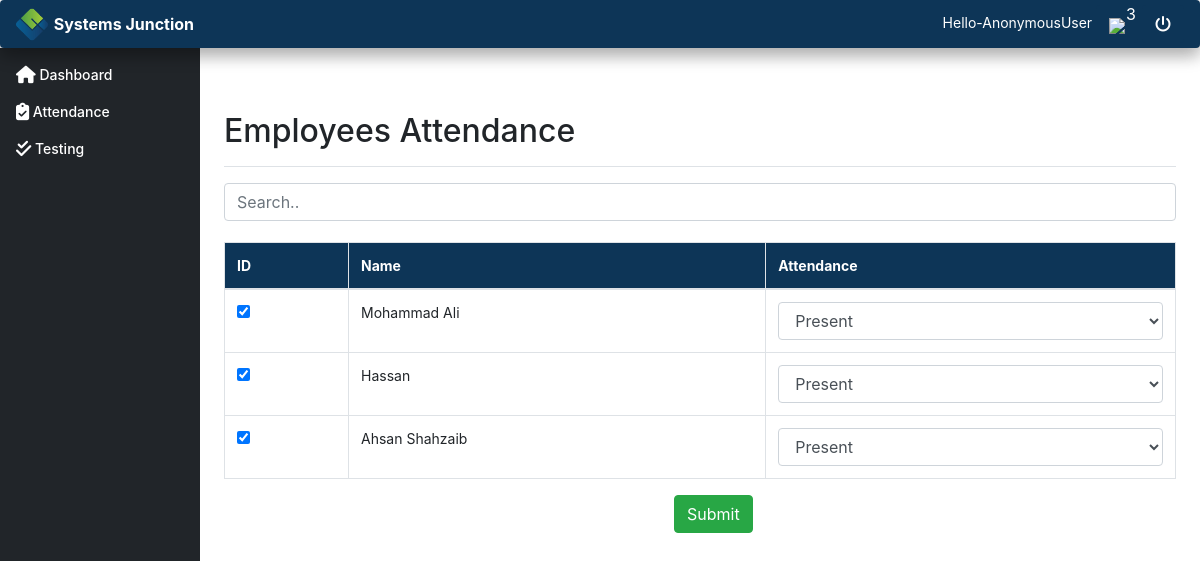
Page /attendance/attendanceview on the committed database.
### employee/models.py (models this page shows, shortened)
class Employee(models.Model):
    boolChoice = (
        ("Male", "Male"), ("Female", "Female"))
    name = models.CharField(max_length=50)
    fname = models.TextField(max_length=50)
    CNIC = models.IntegerField(max_length=11)
    age = models.IntegerField(max_length=5)
    joiningdate = models.DateTimeField(max_length=20, blank=True, default=None)
    gender = models.CharField(max_length=10, choices=boolChoice)
    profile_pic = models.ImageField(default='place.png')
    salary = models.IntegerField(default=None)
    education = models.ManyToManyField(EmployeeEducation, default=None)
    experience = models.ManyToManyField(EmployeeExperience, default=None)
    skills = models.ManyToManyField(EmployeeSkills, default=None)

### attendance/views.py (the view, shortened to what this page needs)
# urls.py: path('attendanceview', views.attendanceview, name='attendanceview'),
def attendanceview(request):
    employee = Employee.objects.all()
    employeeList = request.POST.getlist('employeeList[]')
    prob = getProbations()
    count = prob.count()
    return render(request, 'attendance/attendance_view.html', {'employee': employee, "prob": prob, 'count': count})

### dashboard/views.py (called while the page is built)
def getProbations():
    now = datetime.datetime.now()
    past = now - datetime.timedelta(days=90)
    employees = Employee.objects.filter(joiningdate__lte=past)
    return employees

### attendance/templates/attendance/attendance_view.html (shortened to what this page needs)
{% extends 'basetemplate.html' %}
{% block content %}
    <main role="main" class="col-md-9 ml-sm-auto col-lg-10 pt-3 px-4">
        <div class="d-flex justify-content-between flex-wrap flex-md-nowrap align-items-center pb-2 mb-3 border-bottom">
            <h1 class="h2">Employees Attendance</h1>
        </div>
        <input class="form-control" id="myInput" type="text" placeholder="Search..">
        <br>
        <form  class="form-group " action="" method="post" enctype="multipart/form-data">
            <table class="table table-bordered " style="background-color: white">
                <thead class="thead" style=" background-color: #0d3557">
                <tr style="color: white;">
                    <th>ID</th>
                    <th>Name</th>
                    <Th>Attendance</Th>
                </tr>
                </thead>
                <tbody id="myTable">
                {% for employee in employee %}
                    <tr>
                        <td><input type="checkbox" name="employeeList[]" checked value="{{ employee.id }}" /></td>
                        <td>{{ employee.name }}</td>
                        <td>
                            <select class="form-control"   name="{{ employee.id }}">
                                <option value="Present" >Present</option>
                            </select>
                        </td>
                    </tr>
                {% endfor %}
                </tbody>
            </table>
            <input class="btn btn-success" type="submit" value="Submit" style="margin-left: 450px">
        </form>
        </div>
    </div>
{% endblock %}

### assets/dashboard.css (style rules this page uses)
body { font-size: .875rem; }
.border-bottom { border-bottom: 1px solid #e5e5e5; }

### rows in the picture
Employee: name "Mohammad Ali", id "Present"
Employee: name "Hassan", id "Present"
Employee: name "Ahsan Shahzaib", id "Present"

### other values in the picture
{{ request.user }} "AnonymousUser"
{{ prob.count }} "3"
